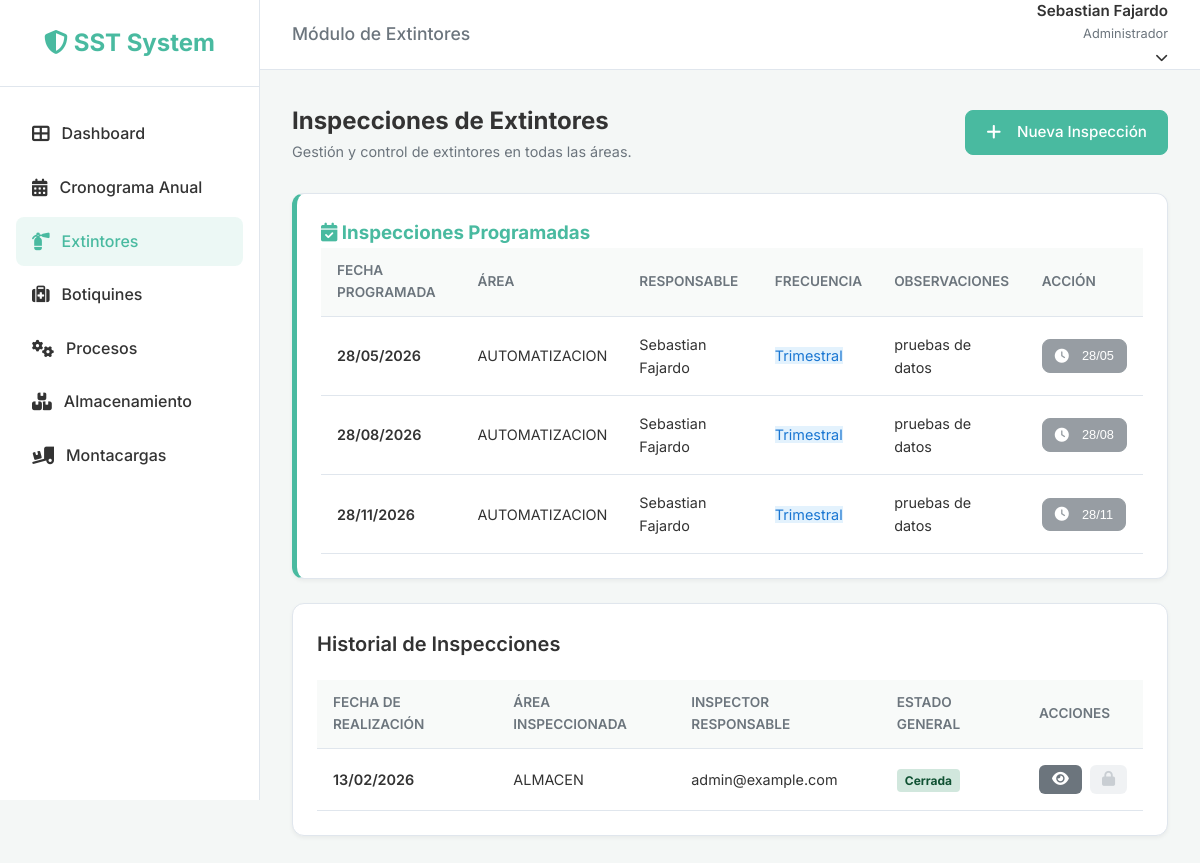
The app's page /inspections/extinguishers/ (signed in), older data.
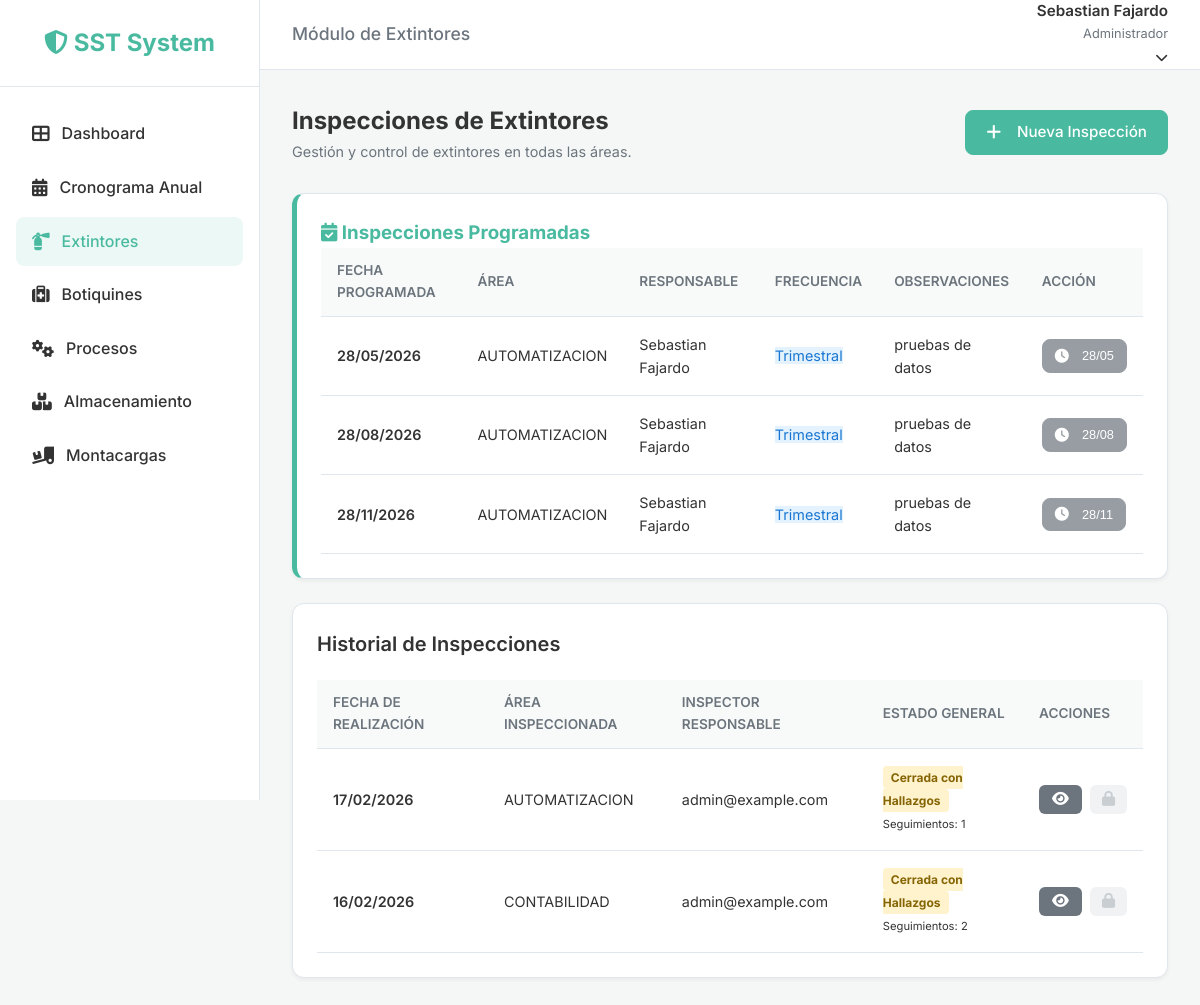
The same page, newer data.
### inspections/models.py (models this page shows, shortened)
class InspectionSchedule(models.Model):
    FREQUENCY_CHOICES = [
        ('Mensual', 'Mensual'),
        ('Bimestral', 'Bimestral'),
        ('Trimestral', 'Trimestral'),
        ('Cuatrimestral', 'Cuatrimestral'),
        ('Semestral', 'Semestral'),
        ('Anual', 'Anual'),
    ]
    STATUS_CHOICES = [
        ('Programada', 'Programada'),
        ('Realizada', 'Realizada'),
        ('Pendiente', 'Pendiente'),
    ]
    year = models.IntegerField(verbose_name="Año de Programación")
    area = models.ForeignKey(
        'Area',
        on_delete=models.PROTECT,
        verbose_name="Área a Inspeccionar",
        help_text="Seleccione el área donde se realizará la inspección"
    )
    inspection_type = models.CharField(max_length=200, verbose_name="Tipo de Inspección")
    frequency = models.CharField(max_length=20, choices=FREQUENCY_CHOICES, verbose_name="Frecuencia")
    scheduled_date = models.DateField(verbose_name="Fecha Programada")
    responsible = models.ForeignKey(
        settings.AUTH_USER_MODEL,
        on_delete=models.CASCADE,
        related_name='scheduled_inspections',
        verbose_name="Responsable"
    )
    status = models.CharField(
        max_length=20,
        choices=STATUS_CHOICES,
        default='Programada',
        verbose_name="Estado"
    )
    observations = models.TextField(blank=True, null=True, verbose_name="Observaciones")
    created_at = models.DateTimeField(auto_now_add=True)
    updated_at = models.DateTimeField(auto_now=True)
    class Meta:
        verbose_name = "Cronograma de Inspección"
        verbose_name_plural = "Cronogramas de Inspección"
        ordering = ['scheduled_date']

class Area(models.Model):
    class Meta:
        verbose_name = "Cronograma de Inspección"
        verbose_name_plural = "Cronogramas de Inspección"
        ordering = ['scheduled_date']
    """
    Standardized areas for the organization.
    Used across all inspection modules to ensure consistency.
    """
    name = models.CharField(max_length=200, unique=True, verbose_name="Nombre del Área")
    is_active = models.BooleanField(default=True, verbose_name="Activa")
    created_at = models.DateTimeField(auto_now_add=True)
    updated_at = models.DateTimeField(auto_now=True)
    class Meta:
        verbose_name = "Área"
        verbose_name_plural = "Áreas"
        ordering = ['name']
    def __str__(self):
        return self.name

class BaseInspection(models.Model):
    STATUS_CHOICES = [
        ('Cumple', 'Cumple'),
        ('No Cumple', 'No Cumple'),
        ('No Aplica', 'No Aplica'),
    ]
    inspection_date = models.DateField(verbose_name="Fecha de Inspección")
    area = models.ForeignKey(
        'Area',
        on_delete=models.PROTECT,
        verbose_name="Área/Ubicación",
        help_text="Seleccione el área inspeccionada"
    )
    inspector = models.ForeignKey(
        settings.AUTH_USER_MODEL,
        on_delete=models.SET_NULL,
        null=True,
        related_name="%(class)s_inspections",
        verbose_name="Inspector"
    )
    schedule_item = models.ForeignKey(
        'InspectionSchedule',
        on_delete=models.SET_NULL,
        null=True,
        blank=True,
        verbose_name="Ítem del Cronograma",
        related_name="%(class)s_actual_inspections"
    )
    general_status = models.CharField(
        max_length=20,
        choices=STATUS_CHOICES,
        default='Cumple',
        verbose_name="Estado General"
    )
    observations = models.TextField(blank=True, null=True, verbose_name="Observaciones Generales")
    created_at = models.DateTimeField(auto_now_add=True)
    updated_at = models.DateTimeField(auto_now=True)
    class Meta:
        abstract = True
        ordering = ['-inspection_date']

class ExtinguisherInspection(BaseInspection):
    ROLE_CHOICES = [
        ('Brigadista', 'Brigadista'),
        ('Equipo SST', 'Equipo SST'),
        ('Copasst', 'Copasst'),
    ]
    inspector_role = models.CharField(
        max_length=20,
        choices=ROLE_CHOICES,
        default='Equipo SST',
        verbose_name="Rol del Inspector"
    )
    INSPECTION_STATUS_CHOICES = [
        ('Programada', 'Programada'),
        ('En proceso', 'En proceso'),
        ('Cerrada', 'Cerrada'),
        ('Cerrada con Hallazgos', 'Cerrada con Hallazgos'),
    ]
    status = models.CharField(
        max_length=30,  # Increased length for "Cerrada con Hallazgos"
        choices=INSPECTION_STATUS_CHOICES,
        default='Programada',
        verbose_name="Estado de Inspección"
    )
    parent_inspection = models.ForeignKey(
        'self',
        on_delete=models.SET_NULL,
        null=True,
        blank=True,
        related_name='follow_ups',
        verbose_name="Inspección de Origen"
    )
    def get_total_follow_ups_count(self):
        count = 0
        for child in self.follow_ups.all():
            count += 1  # Contar el hijo directo
            count += child.get_total_follow_ups_count()  # Contar sus descendientes
        return count
    class Meta(BaseInspection.Meta):
        verbose_name = "Inspección de Extintores"
        verbose_name_plural = "Inspecciones de Extintores"

### users/models.py (models this page shows, shortened)
class CustomUser(AbstractUser):
    email = models.EmailField(unique=True)
    document_number = models.CharField(max_length=20, blank=True, null=True)
    role = models.ForeignKey('roles.Role', on_delete=models.SET_NULL, null=True, blank=True,
                             related_name='users', verbose_name='Rol')
    updated_at = models.DateTimeField(auto_now=True)
    digital_signature = models.TextField(blank=True, null=True, verbose_name="Firma Digital") # Base64 encoded image
    USERNAME_FIELD = 'email'
    REQUIRED_FIELDS = ['username', 'first_name', 'last_name']
    def __str__(self):
        return self.email
    def has_perm_custom(self, module, action):
        if self.is_superuser:
            return True
        if self.role and self.role.name == 'Administrador':
            return True
        if not self.role or not self.role.is_active:
            return False
        return self.role.has_permission(module, action)

### inspections/views.py (the view)
# urls.py: path('extinguishers/', ExtinguisherListView.as_view(), name='extinguisher_list'),
class ExtinguisherListView(LoginRequiredMixin, RolePermissionRequiredMixin, ScheduledInspectionsMixin, ListView):
    permission_required = ('extinguisher', 'view')
    model = ExtinguisherInspection
    template_name = 'inspections/extinguisher_list.html'
    context_object_name = 'inspections'
    inspection_module_type = 'extinguisher'  # For ScheduledInspectionsMixin
    def get_queryset(self):
        qs = super().get_queryset()
        from django.utils import timezone
        current_year = timezone.now().year
        return qs.filter(inspection_date__year=current_year, parent_inspection__isnull=True)
    def get_context_data(self, **kwargs):
        context = super().get_context_data(**kwargs)
        from django.utils import timezone
        current_year = timezone.now().year
        if 'scheduled_inspections' in context:
            context['scheduled_inspections'] = [
                item for item in context['scheduled_inspections']
                if item.scheduled_date.year == current_year
            ]
        return context

### roles/mixins.py (called while the page is built)
    def dispatch(self, request, *args, **kwargs):
        if not request.user.is_authenticated:
            return self.handle_no_permission()
        if not self.has_permission():
            messages.error(request, 'No tienes permiso para realizar esta acción o acceder a esta sección.')
            referer = request.META.get('HTTP_REFERER')
            if referer and referer != request.build_absolute_uri():
                return redirect(referer)
            return redirect('dashboard')
        return super().dispatch(request, *args, **kwargs)

    def has_permission(self):
        if self.permission_required:
            user = self.request.user
            if hasattr(user, 'has_perm_custom'):
                if isinstance(self.permission_required, (list, tuple)) and len(self.permission_required) == 2:
                    module, action = self.permission_required
                    return user.has_perm_custom(module, action)
        return True

### templates/inspections/extinguisher_list.html (shortened to what the changed rows need)
{% extends 'base.html' %}
{% load static %}
{% block extra_head %}
<link rel="stylesheet" href="{% static 'css/dashboard.css' %}">
{% endblock %}
{% block header_title %}Módulo de Extintores{% endblock %}
{% block content %}
<div class="dashboard-header">
    <div>
        <h1 style="font-size: 1.5rem; font-weight: 700;">Inspecciones de Extintores</h1>
    </div>
</div>
{% if scheduled_inspections %}
<div class="card" style="border-left: 5px solid #49BAA0;">
    <div class="table-wrapper">
        <table>
            <thead>
                <tr>
                    <th>Fecha Programada</th>
                    <th>Área</th>
                    <th>Responsable</th>
                    <th>Frecuencia</th>
                    <th>Observaciones</th>
                    <th>Acción</th>
                </tr>
            </thead>
            <tbody>
                {% for item in scheduled_inspections %}
                <tr>
                    <td style="font-weight: 600;">{{ item.scheduled_date|date:"d/m/Y" }}</td>
                    <td>{{ item.area }}</td>
                    <td>{{ item.responsible.get_full_name|default:item.responsible.username }}</td>
                    <td><span class="badge" style="background: #e3f2fd; color: #1976d2;">{{ item.frequency }}</span>
                    </td>
                    <td>{{ item.observations|truncatewords:8|default:"—" }}</td>
                    <td>
                        {% if item.is_executable %}
                        <a href="{% url 'extinguisher_create' %}?schedule_item={{ item.pk }}" class="btn btn-primary"
                            style="padding: 6px 12px; font-size: 0.8rem;">
                            <i class="fas fa-play" style="margin-right: 5px;"></i> Ejecutar
                        </a>
                        {% else %}
                        <button class="btn btn-secondary disabled"
                            style="padding: 6px 12px; font-size: 0.8rem; cursor: not-allowed; opacity: 0.7;" disabled
                            title="Disponible el {{ item.scheduled_date|date:'d/m/Y' }}">
                            <i class="fas fa-clock" style="margin-right: 5px;"></i> {{ item.scheduled_date|date:"d/m" }}
                        </button>
                        {% endif %}
                    </td>
                </tr>
                {% endfor %}
            </tbody>
        </table>
    </div>
</div>
{% endif %}
<div class="card">
    <div class="table-wrapper">
        <table>
            <thead>
                <tr>
                    <th>Fecha de Realización</th>
                    <th>Área Inspeccionada</th>
                    <th>Inspector Responsable</th>
                    <th>Estado General</th>
                    <th>Acciones</th>
                </tr>
            </thead>
            <tbody>
                {% for inspection in inspections %}
                <tr>
                    <td style="font-weight: 600;">{{ inspection.inspection_date|date:"d/m/Y" }}</td>
                    <td>{{ inspection.area }}</td>
                    <td>{{ inspection.inspector }}</td>
                    <td>
                        <div class="d-flex flex-column">
                            <span
                                class="compliance-badge {% if inspection.status == 'Cerrada' %}badge-success{% elif inspection.status == 'Cerrada con Hallazgos' %}badge-warning{% elif inspection.status == 'En proceso' %}badge-primary{% elif inspection.status == 'Programada' or inspection.status == 'Programado' %}badge-secondary{% else %}badge-secondary{% endif %}"
                                style="font-size: 0.75rem; width: fit-content;">
                                {% if inspection.status == 'Programada' %}Programado{% else %}{{ inspection.status }}
                                {% endif %}
                            </span><br>
                            {% if inspection.get_total_follow_ups_count > 0 %}
                            <small class="text-muted mt-1" style="font-size: 0.7rem;">
                                Seguimientos: {{ inspection.get_total_follow_ups_count }}
                            </small>
                            {% endif %}
                        </div>
                    </td>
                    <td>
                        <div style="display: flex; gap: 8px;">
                            <a href="{% url 'extinguisher_detail' inspection.pk %}" class="btn btn-sm"
                                style="background: #6c757d; color: white; padding: 6px 12px;" title="Ver Detalle">
                                <i class="fas fa-eye"></i>
                            </a>
                            {% if inspection.status != 'Cerrada' and inspection.status != 'Cerrada con Hallazgos' %}
                            <a href="{% url 'extinguisher_edit' inspection.pk %}" class="btn btn-sm"
                                style="background: #49BAA0; color: white; padding: 6px 12px;" title="Editar">
                                <i class="fas fa-edit"></i>
                            </a>
                            {% else %}
                            <button class="btn btn-sm"
                                style="background: #e9ecef; color: #adb5bd; padding: 6px 12px; cursor: not-allowed; border:none;"
                                disabled title="Inspección Cerrada">
                                <i class="fas fa-lock"></i>
                            </button>
                            {% endif %}
                        </div>
                    </td>
                </tr>
                {% empty %}
                <tr>
                    <td colspan="5" style="text-align: center; padding: 32px; color: var(--text-light);">No se han
                        registrado inspecciones de extintores aún.</td>
                </tr>
                {% endfor %}
            </tbody>
        </table>
    </div>
</div>
{% endblock %}

Row changes from the older to the newer data that the page shows:
removed ExtinguisherInspection: inspection_date "13/02/2026", area "ALMACEN", inspector "admin@example.com", status "Cerrada"
added ExtinguisherInspection: inspection_date "17/02/2026", area "AUTOMATIZACION", inspector "admin@example.com", status "Cerrada con Hallazgos", get_total_follow_ups_count "1"
added ExtinguisherInspection: inspection_date "16/02/2026", area "CONTABILIDAD", inspector "admin@example.com", status "Cerrada con Hallazgos", get_total_follow_ups_count "2"
